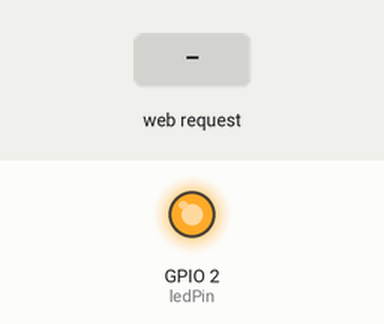
Recording of a sketch running on a simulated ESP8266 (NodeMCU). On the bench: output pins drawn as LEDs (lit = HIGH). The test bench sets the inputs (shaded band). WiFi joins after 1.5 s; servers stay silent unless stated; not simulated (calls return 0 or success): Wifikey.h; what the sketch prints to the serial monitor is not drawn.

Above: at 2.7 s.
2.8 s: HTTP request GET /LED=ON received
At 3.8 s:
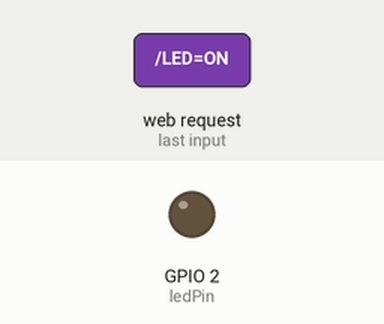
4.3 s: HTTP request GET /LED=OFF received
At 4.9 s:
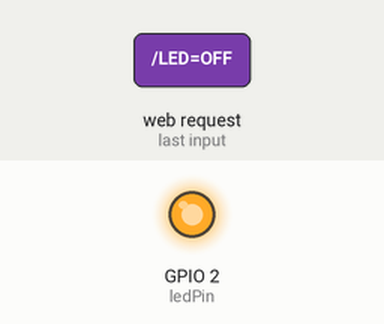
Timing chart, 0 to 7.3 s (numbered marks = the images above; inputs shaded):
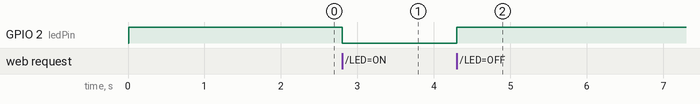

The sketch:

nodemcu1.ino
```cpp
#include <ESP8266WiFi.h>
#include <Arduino.h>

#include "Wifikey.h"
//#####FILE TEMPLATE FOR Wifikey.h#######
//#define SSID "NAME-OF-WIFI-AP"
//#define PASSWORD "PASSWD-OF-THE-WIFI"
//#########################################

const char* ssid = SSID;
const char* password = PASSWORD;

int cnt=0;

//int ledPin = 13; // GPIO13
//#define ACTIVE 1;
//#define INACTIVE 0;

int ledPin = LED_BUILTIN;
#define ACTIVE 0
#define INACTIVE 1

unsigned long startTime = millis();
WiFiServer server(80);

void setup() {
  Serial.begin(115200);
  delay(10);

  pinMode(ledPin, OUTPUT);
  digitalWrite(ledPin, INACTIVE);

  // Connect to WiFi network
  Serial.println();
  Serial.println();
  Serial.print("Connecting to ");
  Serial.println(ssid);

  WiFi.begin(ssid, password);

  while (WiFi.status() != WL_CONNECTED) {
    delay(500);
    Serial.print(".");
  }
  Serial.println("");
  Serial.println("WiFi connected");

  // Start the server
  server.begin();
  Serial.println("Server started");

  // Print the IP address
  Serial.print("Use this URL to connect: ");
  Serial.print("http://");
  Serial.print(WiFi.localIP());
  Serial.println("/");


}


WiFiServer telnetServer(23);
WiFiClient serverClient;

void loop() {


  // Check if a client has connected
  WiFiClient client = server.available();
  if (!client) {
    return;
  }

  // Wait until the client sends some data
  Serial.println("new client");
  while(!client.available()){
    delay(1);

  }

  // Read the first line of the request
  String request = client.readStringUntil('\r');
  Serial.println(request);
  client.flush();

  // Match the request

  int value = INACTIVE;
  if (request.indexOf("/LED=ON") != -1)  {
    digitalWrite(ledPin, ACTIVE);
    value = ACTIVE;
  }
  if (request.indexOf("/LED=OFF") != -1)  {
    digitalWrite(ledPin, INACTIVE);
    value = INACTIVE;
  }

// Set ledPin according to the request
//digitalWrite(ledPin, value);
//////////////////////////////////////////////////////////////////

 client.println("HTTP/1.1 200 OK");
  client.println("Content-Type: text/html");
  client.println(""); //  do not forget this one
  client.println("<!DOCTYPE HTML>");
  client.println("<html>");
client.println("<head><style>body{font-size: 30px}</style></head>");

  client.println("<table style=\"height: 500px; border-color: Ffffff;\" border=\"1;\" width=\"80%;\" bgcolor=\"#707070\">");
  client.println("<tbody><tr><td >");

  client.println("<p>NodeMCU</p>");
  client.print("<p>IP:</p>");
  client.print(WiFi.localIP());

  client.println("</td><td>Action</td>");
  client.println("</tr> <tr> <td>");
  client.println("LED");
  client.println("</td><td>");

  if(value == ACTIVE) {
    client.print("On");
  } else {
    client.print("Off");
  }

client.print("</td><td><p>");
client.println("<a href=\"/LED=ON\"\"><button>Turn On </button></a>");
client.print("</p><p>");
client.println("<a href=\"/LED=OFF\"\"><button>Turn Off </button></a><br />");
client.print("</p></td></tr><tr><td>");

client.print("Sensor");
client.print("</td><td>&nbsp;</td><td>&nbsp;</td></tr><tr><td>&nbsp;</td><td>&nbsp;</td><td>&nbsp;</td></tr><tr><td>&nbsp;</td><td>&nbsp;</td><td>&nbsp;</td></tr></tbody></table>");


}
```

Measured:
- after the input at 2.8 s, GPIO 2 (ledPin): HIGH → LOW at once
- after the input at 4.3 s, GPIO 2 (ledPin): LOW → HIGH at once
